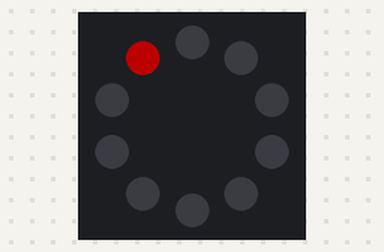
A program run on a simulated Circuit Playground running CircuitPython. On the bench: the board's ring of 10 RGB LEDs (number 0 left of the top, counting anticlockwise). Dim RGB values are drawn brighter than linear.

Above: at 0.01 s.
At 4.87 s:
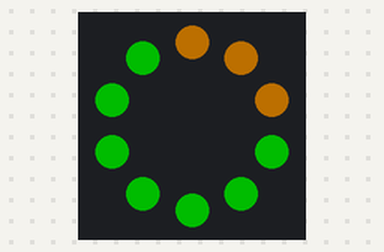
At 9.88 s:
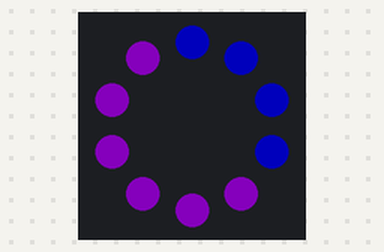
At 19.9 s:
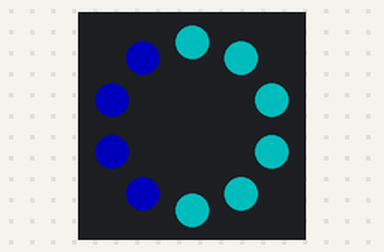
At 29.93 s:
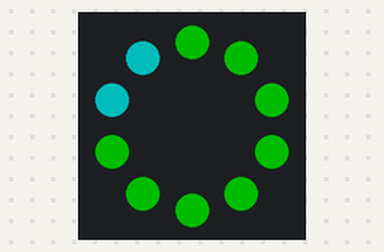
At 39.95 s:
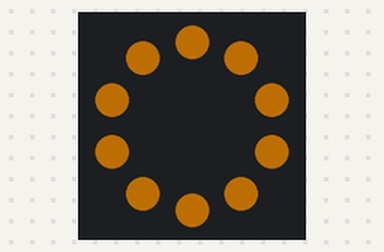

The program:

Demo1-ColorCycle.py
```python
import time
from adafruit_circuitplayground import cp
cp.pixels.brightness = 0.3

colors = [[255,0,0],  # red
         [255,150,0], #yellow
         [0,255,0],   #green
         [0,255,255], #cyan
         [0,0,255],   #blue
         [180,0,255], # purple
         [255,255,255]] #white

numcolors = 7
x = 1

while True:
    for c in colors:
        for y in range(0, 10, 1):
            cp.pixels[y] = colors[x-1]
            time.sleep(0.05)
        if x < 7:
            x = x+1
        else:
            x = 1
```
